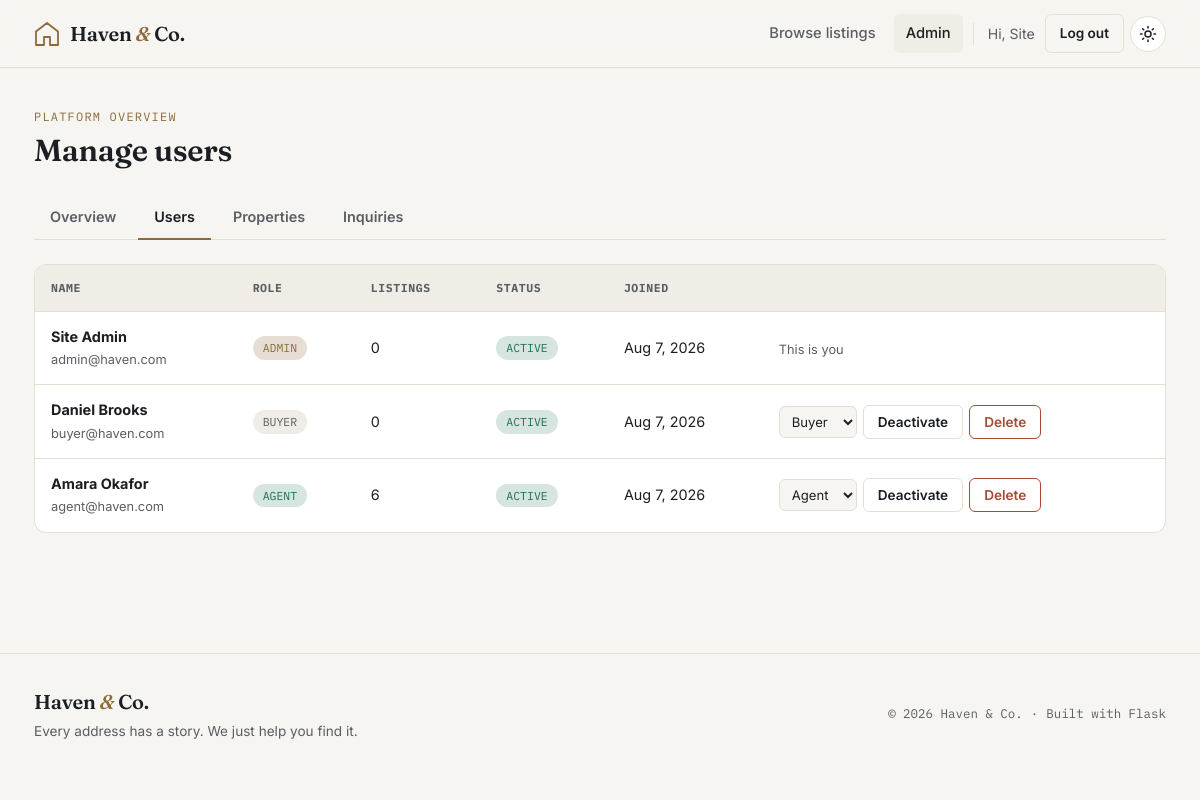
Before: /admin/users (signed in) with the older database file.
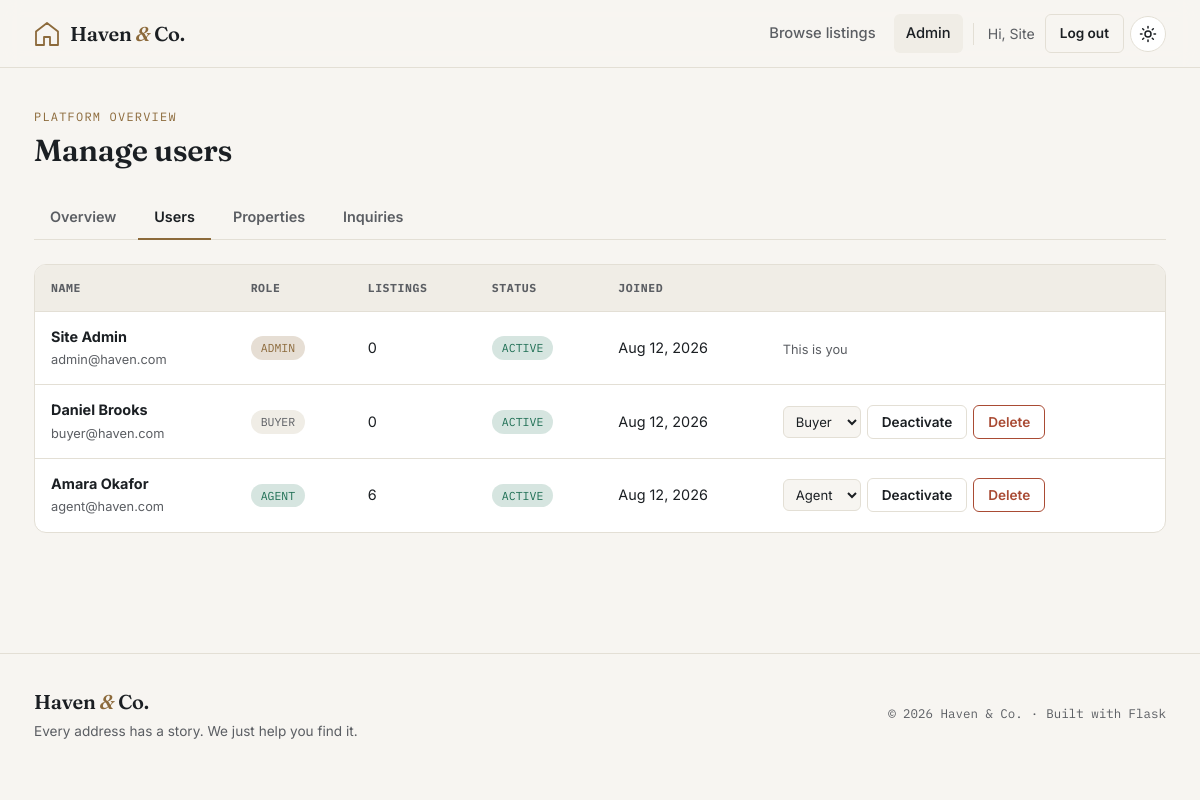
After: the same page with the newer database file.
### app/models.py (models this page shows, shortened)
class User(UserMixin, db.Model):
    __tablename__ = "users"
    id = db.Column(db.Integer, primary_key=True)
    name = db.Column(db.String(120), nullable=False)
    email = db.Column(db.String(150), unique=True, nullable=False, index=True)
    password_hash = db.Column(db.String(255), nullable=False)
    role = db.Column(db.String(20), nullable=False, default="buyer")  # 'buyer', 'agent', or 'admin'
    phone = db.Column(db.String(30))
    is_active = db.Column(db.Boolean, nullable=False, default=True)
    created_at = db.Column(db.DateTime, default=datetime.utcnow)
    properties = db.relationship(
        "Property", backref="owner", lazy="dynamic", cascade="all, delete-orphan"
    )
    inquiries_sent = db.relationship(
        "Inquiry", backref="sender", lazy="dynamic", cascade="all, delete-orphan"
    )
    @property
    def is_agent(self):
        return self.role == "agent"
    @property
    def is_admin(self):
        return self.role == "admin"

### app/routes/admin.py (the view)
@admin_bp.route("/users")
@login_required
@admin_required
def users():
    all_users = User.query.order_by(User.created_at.desc()).all()
    return render_template("admin/users.html", users=all_users)

### app/routes/admin.py (called while the page is built)
def admin_required(func):
    @wraps(func)
    def wrapper(*args, **kwargs):
        if not current_user.is_authenticated or not current_user.is_admin:
            abort(403)
        return func(*args, **kwargs)
    return wrapper

### app/templates/admin/users.html (shortened to what this page needs)
{% extends "base.html" %}
{% block content %}
<section class="section" style="padding-top:40px;">
  <div class="container">
    <div class="section-header">
      <div>
        <span class="eyebrow">Platform overview</span>
        <h2>Manage users</h2>
      </div>
    </div>
    <div class="admin-tabs">
      <a href="{{ url_for('admin.dashboard') }}" class="admin-tab">Overview</a>
      <a href="{{ url_for('admin.users') }}" class="admin-tab is-active">Users</a>
      <a href="{{ url_for('admin.properties') }}" class="admin-tab">Properties</a>
      <a href="{{ url_for('admin.inquiries') }}" class="admin-tab">Inquiries</a>
    </div>
    <div class="table-wrap">
      <table>
        <thead>
          <tr>
            <th>Name</th>
            <th>Role</th>
            <th>Listings</th>
            <th>Status</th>
            <th>Joined</th>
            <th></th>
          </tr>
        </thead>
        <tbody>
          {% for user in users %}
            <tr>
              <td><strong>{{ user.name }}</strong><br><span class="form-hint">{{ user.email }}</span></td>
              <td>
                <span class="status-pill {{ 'status-admin' if user.role == 'admin' else 'status-active' if user.role == 'agent' else '' }}" style="{% if user.role == 'buyer' %}background:var(--surface-2); color:var(--text-muted);{% endif %}">
                  {{ user.role }}
                </span>
              </td>
              <td>{{ user.properties.count() }}</td>
              <td>
                <span class="status-pill {{ 'status-active' if user.is_active else 'status-inactive' }}">
                  {{ 'Active' if user.is_active else 'Deactivated' }}
                </span>
              </td>
              <td>{{ user.created_at.strftime('%b %-d, %Y') if user.created_at else '' }}</td>
              <td>
                <div class="inline-actions">
                  {% if user.id != current_user.id %}
                    <form action="{{ url_for('admin.set_role', user_id=user.id) }}" method="post">
                      <select name="role" class="role-select" onchange="this.form.submit()">
                        <option value="buyer" {{ 'selected' if user.role == 'buyer' }}>Buyer</option>
                        <option value="agent" {{ 'selected' if user.role == 'agent' }}>Agent</option>
                      </select>
                    </form>
                    <form action="{{ url_for('admin.toggle_active', user_id=user.id) }}" method="post">
                      <button type="submit" class="btn btn-ghost btn-small">
                        {{ 'Deactivate' if user.is_active else 'Reactivate' }}
                      </button>
                    </form>
                    <form action="{{ url_for('admin.delete_user', user_id=user.id) }}" method="post" onsubmit="return confirm('Delete {{ user.name }} and all of their listings? This cannot be undone.');">
                      <button type="submit" class="btn btn-danger btn-small">Delete</button>
                    </form>
                  {% else %}
                    <span class="form-hint">This is you</span>
                  {% endif %}
                </div>
              </td>
            </tr>
          {% else %}
            <tr><td colspan="6" class="form-hint">No users found.</td></tr>
          {% endfor %}
        </tbody>
      </table>
    </div>
  </div>
</section>
{% endblock %}

### app/templates/base.html (shortened to what this page needs)
<!DOCTYPE html>
<html lang="en">
<head>
  <link rel="stylesheet" href="{{ url_for('static', filename='css/style.css') }}">
</head>
<body>
  <header class="site-header">
    <div class="header-inner">
      <a href="{{ url_for('main.home') }}" class="brand">
        <span class="brand-mark" aria-hidden="true">
          <svg width="26" height="26" viewBox="0 0 26 26" fill="none" xmlns="http://www.w3.org/2000/svg">
            <path d="M13 2L2 10.5V24H10V16H16V24H24V10.5L13 2Z" stroke="currentColor" stroke-width="1.8" stroke-linejoin="round"/>
          </svg>
        </span>
        <span class="brand-name">Haven <span class="brand-amp">&amp;</span> Co.</span>
      </a>
      <nav class="site-nav" id="siteNav">
        <a href="{{ url_for('properties.list_properties') }}" class="nav-link {{ 'is-active' if request.endpoint == 'properties.list_properties' else '' }}">Browse listings</a>
        {% if current_user.is_authenticated and current_user.is_admin %}
          <a href="{{ url_for('admin.dashboard') }}" class="nav-link {{ 'is-active' if request.blueprint == 'admin' }}">Admin</a>
        {% endif %}
        {% if current_user.is_authenticated %}
          <span class="nav-user">Hi, {{ current_user.name.split(' ')[0] }}</span>
          <a href="{{ url_for('auth.logout') }}" class="btn btn-ghost btn-small">Log out</a>
        {% else %}
          <a href="{{ url_for('auth.login') }}" class="btn btn-ghost btn-small">Log in</a>
          <a href="{{ url_for('auth.register') }}" class="btn btn-primary btn-small">Sign up</a>
        {% endif %}
        <button class="theme-toggle" id="themeToggle" type="button" aria-label="Toggle dark mode" title="Toggle light / dark mode">
          <svg class="icon-sun" width="18" height="18" viewBox="0 0 24 24" fill="none" stroke="currentColor" stroke-width="2" stroke-linecap="round"><circle cx="12" cy="12" r="4"/><path d="M12 2v2M12 20v2M4.9 4.9l1.4 1.4M17.7 17.7l1.4 1.4M2 12h2M20 12h2M4.9 19.1l1.4-1.4M17.7 6.3l1.4-1.4"/></svg>
        </button>
      </nav>
    </div>
  </header>
  <main id="main-content">
    {% block content %}{% endblock %}
  </main>
  <footer class="site-footer">
    <div class="footer-inner">
      <div class="footer-brand">
        <span class="brand-name">Haven <span class="brand-amp">&amp;</span> Co.</span>
        <p>Every address has a story. We just help you find it.</p>
      </div>
      <div class="footer-meta">
        <span>&copy; {{ current_year }} Haven &amp; Co.</span>
        <span class="footer-dot">&middot;</span>
        <span>Built with Flask</span>
      </div>
    </div>
  </footer>
</body>
</html>

Changed rows visible on the page:
changed User "Site Admin": created_at "Aug 7, 2026" → "Aug 12, 2026"
changed User "Daniel Brooks": created_at "Aug 7, 2026" → "Aug 12, 2026"
changed User "Amara Okafor": created_at "Aug 7, 2026" → "Aug 12, 2026"
